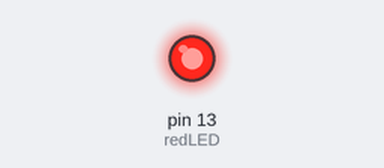
This sketch was run on a simulated Arduino Uno, built with avr-gcc and run on an emulated ATmega328P. Parts: output pins drawn as LEDs (lit = HIGH).

Above: at 0.2 s.
At 10.5 s:
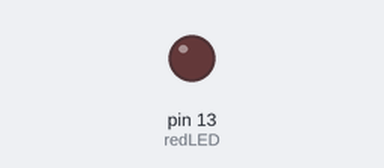
Timing chart, 0 to 14.7 s (numbered marks = the images above):
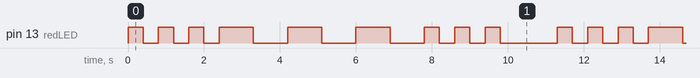

Measured:
- by itself, pin 13 (redLED): repeats every 11.3 s: 2 × (LOW 0.40 s, HIGH 0.40 s), LOW 0.40 s, 3 × (HIGH 0.90 s, LOW 0.90 s), 2 × (HIGH 0.40 s, LOW 0.40 s), HIGH 0.40 s, LOW 1.5 s, HIGH 0.40 s
- by itself, everything shown: repeats every 11.3 s, in 18 steps

The sketch:

sos.ino
```cpp
int redLED=13;
int dit=400;
int dah=900;
int longWait=1500;

void setup()
{
  pinMode(redLED, OUTPUT);
}

void loop()
{
  digitalWrite(redLED, HIGH);
  delay(dit);
  digitalWrite(redLED, LOW);
  delay(dit);

  digitalWrite(redLED, HIGH);
  delay(dit);
  digitalWrite(redLED, LOW);
  delay(dit);

  digitalWrite(redLED, HIGH);
  delay(dit);
  digitalWrite(redLED, LOW);
  delay(dit);

  digitalWrite(redLED, HIGH);
  delay(dah);
  digitalWrite(redLED, LOW);
  delay(dah);

  digitalWrite(redLED, HIGH);
  delay(dah);
  digitalWrite(redLED, LOW);
  delay(dah);

  digitalWrite(redLED, HIGH);
  delay(dah);
  digitalWrite(redLED, LOW);
  delay(dah);

  digitalWrite(redLED, HIGH);
  delay(dit);
  digitalWrite(redLED, LOW);
  delay(dit);

  digitalWrite(redLED, HIGH);
  delay(dit);
  digitalWrite(redLED, LOW);
  delay(dit);

  digitalWrite(redLED, HIGH);
  delay(dit);
  digitalWrite(redLED, LOW);
  delay(longWait);

}
```
